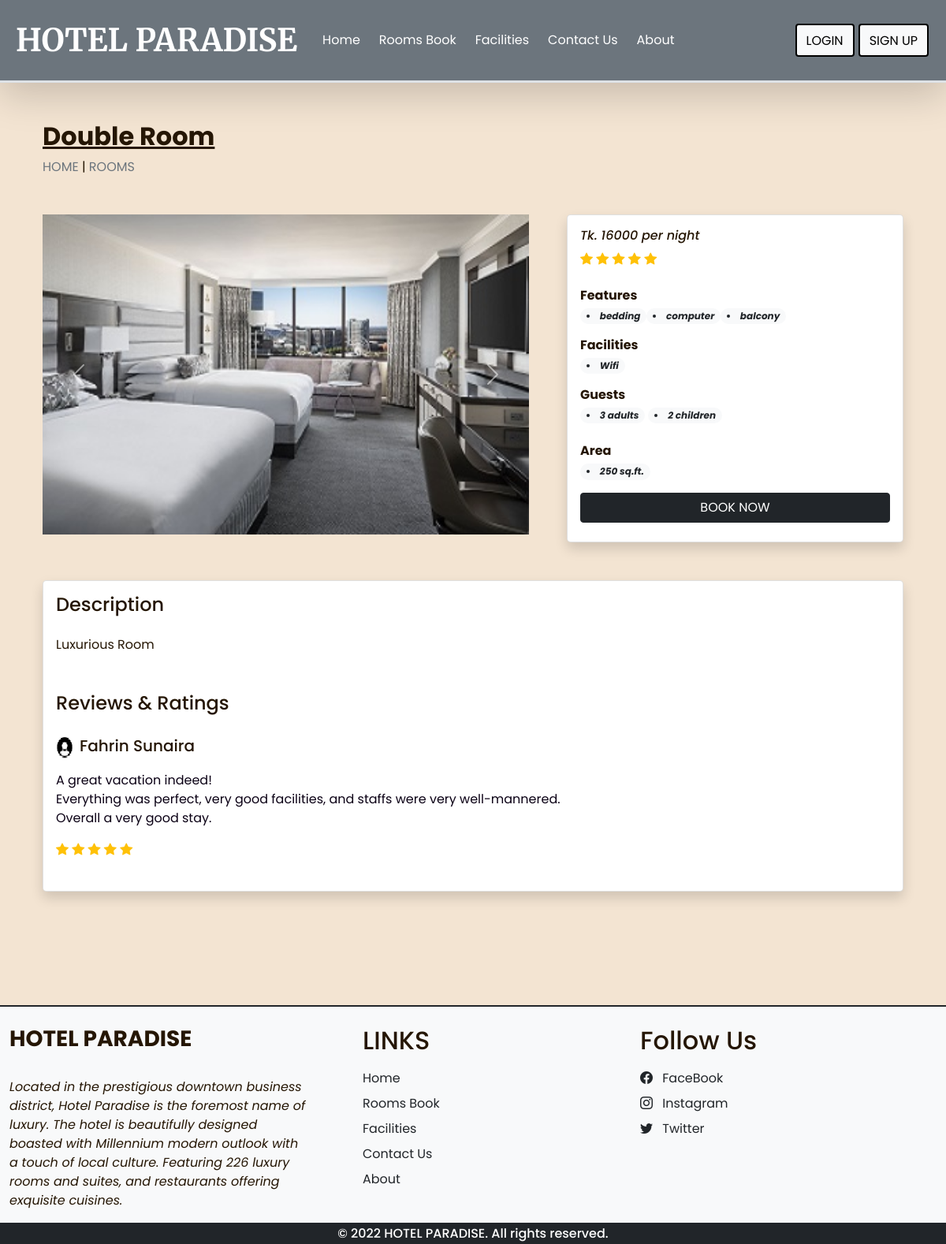
/HOTELMANAGEMENT/room_details.php?id=6, run on the app's committed database.
### tables this page shows
CREATE TABLE `settings` (
  `S_ID` int(11) NOT NULL,
  `site_title` varchar(100) NOT NULL,
  `site_about` varchar(300) NOT NULL
);

CREATE TABLE `rooms` (
  `R_ID` int(11) NOT NULL,
  `name` varchar(200) NOT NULL,
  `area` int(11) NOT NULL,
  `price` int(11) NOT NULL,
  `quantity` int(11) NOT NULL,
  `adult` int(11) NOT NULL,
  `children` int(11) NOT NULL,
  `description` varchar(350) NOT NULL,
  `status` tinyint(4) NOT NULL DEFAULT 1,
  `removed` int(11) NOT NULL DEFAULT 0
);

CREATE TABLE `room_images` (
  `sr_no` int(11) NOT NULL,
  `room_id` int(11) NOT NULL,
  `image` varchar(150) NOT NULL,
  `thumb` tinyint(4) NOT NULL DEFAULT 0
);

CREATE TABLE `features` (
  `feature_ID` int(11) NOT NULL,
  `name` varchar(225) DEFAULT NULL
);

CREATE TABLE `facilities` (
  `facilities_ID` int(11) NOT NULL,
  `icon` varchar(100) NOT NULL,
  `name` varchar(100) NOT NULL,
  `description` varchar(200) NOT NULL
);

### HOTELMANAGEMENT/admin/extra/connect.php (called while the page is built, shortened)
<?php
    function select($sql, $values, $datatypes){
        $db = $GLOBALS['db'];
        if($stmt = mysqli_prepare($db, $sql)){
            mysqli_stmt_bind_param($stmt, $datatypes,...$values);
            if(mysqli_stmt_execute($stmt)){
                $res = mysqli_stmt_get_result($stmt);
                return $res;
            }
            else{
                mysqli_stmt_close($stmt);
                die("Query cannot be executed - Select");
            }
        }
        else{
            die("Query cannot be prepared - Select");
        }
    }
?>

### HOTELMANAGEMENT/room_details.php (the view, shortened to what this page needs)
<!DOCTYPE html>
<html lang="en">
<head>
    <?php require('links.php'); ?>
</head>
<body style="color:rgb(37, 22, 4) ; background-color:rgb(243, 228, 210);">
<?php require('header.php'); ?>
<?php
  $data = filteration($_GET);
  $room_res = select("SELECT * FROM `rooms` WHERE `R_ID`=? AND `status`=? AND `removed`=?",[$data['id'],1,0],'iii');
  $room_data = mysqli_fetch_assoc($room_res);
?>
  <div class="container">
    <div class="row">
      <div class="col-12 my-5 px-4">
        <h2 class="fw-bolder font-two"> <u><?php echo $room_data['name'] ?></u><br></h2>
        <div style="font-size: 16px;">
          <a href="index.php" class="text-secondary text-decoration-none">HOME</a>
          <span> | </span>
          <a href="room.php" class=" text-secondary text-decoration-none">ROOMS</a>
        </div>
      </div>
      <div class="col-7 px-4">
        <div id="roomImage" class="carousel slide" data-bs-ride="carousel">
          <div class="carousel-inner">
            <?php
               $room_img = ROOMS_IMG_PATH."thumbnail.jpg";
                $img_q = mysqli_query($db, "SELECT * FROM `room_images`
                  WHERE `room_id`='$room_data[R_ID]'");
                if(mysqli_num_rows($img_q)>0){
                  $active_class = 'active';
                 while($img_res = mysqli_fetch_assoc($img_q)){
                    echo"
                    <div class='carousel-item $active_class'>
                      <img src='".ROOMS_IMG_PATH.$img_res['image']."' class='d-block w-100'>
                    </div>
                    ";
                    $active_class='';
                 }
                }
                else{
                  echo"
                  <div class='carousel-item active'>
                    <img src='$room_img' class='d-block w-100'>
                  </div>
                  ";
                }
            ?>
          </div>
          <button class="carousel-control-prev" type="button" data-bs-target="#roomImage" data-bs-slide="prev">
            <span class="carousel-control-prev-icon" aria-hidden="true"></span>
          </button>
          <button class="carousel-control-next" type="button" data-bs-target="#roomImage" data-bs-slide="next">
            <span class="carousel-control-next-icon" aria-hidden="true"></span>
          </button>
        </div>
      </div>
      <div class="col-5 px-4">
        <div class="card mb-4 shadow rounded-3">
          <div class="card-body">
            <?php
               echo<<<price
                <h3 style="font-size: 16px; font-style: italic;">Tk. $room_data[price] per night</h3>
               price;
               echo<<<rating
                <div class="ratings">
                <i class="bi bi-star-fill text-warning"></i>
                <i class="bi bi-star-fill text-warning"></i>
                <i class="bi bi-star-fill text-warning"></i>
                <i class="bi bi-star-fill text-warning"></i>
                <i class="bi bi-star-fill text-warning"></i> <br>
                </div>
              rating;
              $fea_q = mysqli_query($db,"SELECT f.name FROM `features` f
                INNER JOIN `room_features` rfea ON f.feature_ID = rfea.features_ID
                WHERE rfea.room_ID = '$room_data[R_ID]'");
              $features_data = "";
                while($fea_row = mysqli_fetch_assoc($fea_q)){
                  $features_data .="<span class='text-dark badge rounded-pill bg-light'>
                   <li> <i>$fea_row[name]</i></li>
                  </span>";
              }
              echo<<<features
                <div class="features mb-3">
                  <h6 class="mb-1 mt-4 fw-bold">Features</h6>
                  $features_data
                </div>
              features;
              $fac_q = mysqli_query($db,"SELECT f.name FROM `facilities` f
                INNER JOIN `room_facilities` rfac ON f.facilities_ID = rfac.fac_ID
                WHERE rfac.room_ID = '$room_data[R_ID]'");
               $facilities_data = "";
                 while($fac_row = mysqli_fetch_assoc($fac_q)){
                   $facilities_data .="<span class='text-dark badge rounded-pill bg-light'>
                     <li> <i>$fac_row[name]</i></li>
                    </span>";
                 }
                 echo<<<facilities
                  <div class="facilities mb-3">
                    <h6 class="mb-1 mt-3 fw-bold">Facilities</h6>
                    $facilities_data
                  </div>
                 facilities;
                 echo<<<guests
                  <div class="guests mb-4">
                    <h6 class="mb-1 mt-3 fw-bold">Guests</h6>
                    <span class="text-dark badge rounded-pill bg-light">
                      <li> <i>$room_data[adult] adults</i></li>
                    </span>
                    <span class="text-dark badge rounded-pill bg-light">
                      <li> <i>$room_data[children] children</i></li>
                    </span>
                  </div>
                 guests;
                 echo<<<area
                  <div class="facilities mb-3">
                    <h6 class="mb-1 mt-3 fw-bold">Area</h6>
                    <span class='text-dark badge rounded-pill bg-light'>
                     <li> <i>$room_data[area] sq.ft.</i></li>
                    </span>
                  </div>
                 area;
                 $login=0;
                 echo<<<book
                  <button onclick='checkLoginToBook($login,$room_data[R_ID])' class='btn btn-dark w-100 text-white mb-2'>BOOK NOW</button>
                 book;
            ?>
          </div>
        </div>
      </div>
      <div class="col-12 mt-4 px-4">
        <div class="card mb-4 shadow rounded-3">
            <div class="card-body">
              <h2 class="mb-4 fs-4">Description</h2>
              <p>
                <?php echo $room_data['description'] ?>
              </p>
            </div>
            <div class="card-body">
              <h2 class="mb-4 fs-4">Reviews & Ratings</h2>
              <h3 class="underline2"></h3>
                <div class="d-flex align-items-center mb-3">
                  <img src="images/reviews/r1.png" width="22px">
                  <h2 class=" mb-1 ms-2 fs-5">Fahrin Sunaira</h2>
                </div>
              <p  style="color:rgb(11, 1, 21) ;">
                 A great vacation indeed!
                <br> Everything was perfect, very good
                facilities, and staffs were very well-mannered.
                <br> Overall a very good stay.
              </p>
              <div class="ratings">
                <i class="bi bi-star-fill text-warning"></i>
                <i class="bi bi-star-fill text-warning"></i>
                <i class="bi bi-star-fill text-warning"></i>
                <i class="bi bi-star-fill text-warning"></i>
                <i class="bi bi-star-fill text-warning"></i> <br><br>
              </div>
            </div>
        </div>
      </div>
    </div>
  </div>
  <br><br><br>
<?php require('footer.php'); ?>
</body>
</html>

### HOTELMANAGEMENT/header.php (shortened to what this page needs)
<?php
  require('admin/extra/connect.php');
  $settings_q = "SELECT * FROM `settings` WHERE `S_ID`=?";
  $values = [1];
  $settings_r = mysqli_fetch_assoc(select($settings_q,$values,'i'));
?>
<nav class="navbar navbar-expand-lg navbar-dark bg-secondary px-2 py-3 shadow-lg sticky-top border-bottom border-3 border-outline">
  <div class="container-fluid">
     <a class="navbar-brand me-4 fw-bolder fs-1 font-three " href="index.php"><?php echo $settings_r['site_title'] ?></a>
    <div class="collapse navbar-collapse" id="navbarSupportedContent">
      <ul class="navbar-nav me-auto">
        <li class="nav-item">
          <a class="nav-link active me-2" aria-current="page" href="index.php">Home</a>
        </li>
        <li class="nav-item">
          <a class="nav-link active me-2" aria-current="page" href="room.php">Rooms Book</a>
        </li>
        <li class="nav-item">
          <a class="nav-link active me-2" aria-current="page" href="facilities.php">Facilities</a>
        </li>
        <li class="nav-item">
          <a class="nav-link active me-2" aria-current="page" href="contact.php">Contact Us</a>
        </li>
        <li class="nav-item">
          <a class="nav-link active me-2" aria-current="page" href="about.php">About</a>
        </li>
      </ul>
      <div class="d-flex">
        <?php
          if(isset($_SESSION['login']) && $_SESSION['login']==true){
            echo<<<data
              <div class="btn-group">
                <button type="button" class="btn btn-light shadow-none dropdown-toggle" data-bs-toggle="dropdown" data-bs-display="static" aria-expanded="false">
                 $_SESSION[uName]
                </button>
                <ul class="dropdown-menu dropdown-menu-lg-end">
                  <li><a class="dropdown-item" href="logout.php">Log Out</a></li>
                </ul>
              </div>
            data;
          }
          else{
            echo<<<data
              <button type="button" class="btn btn-light shadow-none" style="border-color:black; border-width: 2px; margin-right: 5px; padding-top: 8px;" data-bs-toggle="modal" data-bs-target="#loginmodal">
                LOGIN
              </button>
              <button type="button" class="btn btn-light shadow-none" style="border-color:black; border-width: 2px; margin-right: 2px; padding-top: 8px;" data-bs-toggle="modal" data-bs-target="#signupmodal">
                SIGN UP
              </button>
            data;
          }
        ?>
      </div>
    </div>
  </div>
</nav>

### HOTELMANAGEMENT/footer.php (shortened to what this page needs)
<?php
       $contact_q = "SELECT * FROM `contact_info` WHERE `C_ID`=?";
       $values = [1];
       $contact_res = mysqli_fetch_assoc(select($contact_q,$values,'i'));
  ?>
<div class="container-fluid col-12 bg-light mt-5 border-top border-2 border-dark" style="width: 100%;">
    <div class="row mt-4">
      <div class="col-4">
        <h2 class="h-font fw-bold fs-3 mb-2"><?php echo $settings_r['site_title'] ?></h2>
        <p style="font-style:italic ;">
         <br>
         <?php echo $settings_r['site_about'] ?>
        </p>
      </div>
      <div class="col-4">
        <h2 class="mb-3 px-5">LINKS</h2>
        <a href="index.php" class="d-inline-block mb-2 px-5 text-dark text-decoration-none">Home</a> <br>
        <a href="room.php" class="d-inline-block mb-2 px-5 text-dark text-decoration-none">Rooms Book</a> <br>
        <a href="facilities.php" class="d-inline-block mb-2 px-5 text-dark text-decoration-none">Facilities</a> <br>
        <a href="contact.php" class="d-inline-block mb-2 px-5 text-dark text-decoration-none">Contact Us</a> <br>
        <a href="about.php" class="d-inline-block mb-2 px-5 text-dark text-decoration-none">About</a> <br>
      </div>
      <div class="col-4">
        <h2 class="mb-3">Follow Us</h2>
        <a href="<?php echo $contact_res['fb']?>" target="_blank" class="d-inline-block mb-2 text-dark text-decoration-none">
          <i class="bi bi-facebook me-2"></i> FaceBook
        </a>
        <br>
        <a href="<?php echo $contact_res['insta']?>" target="_blank" class="d-inline-block mb-2 text-dark text-decoration-none">
          <i class="bi bi-instagram me-2"></i> Instagram
        </a>
        <br>
        <a href="<?php echo $contact_res['tw']?>" target="_blank" class="d-inline-block  text-dark text-decoration-none">
          <i class="bi bi-twitter me-2"></i> Twitter
        </a>
      </div>
    </div>
</div>
<h3 class="text-center bg-dark text-white p-1 m-0 fs-6">© 2022 HOTEL PARADISE. All rights reserved.</h3>

### HOTELMANAGEMENT/style.css (style rules this page uses)
* { font-family: 'Poppins', sans-serif; }
.font-two { font-family: 'Lato', sans-serif; }
.font-three { font-family: 'Merriweather', serif; }
.underline2 { width: 150px; margin: 0 auto; height: 2px; color: black; }

### data on the page
settings: site_title "HOTEL PARADISE", site_about "Located in the prestigious downtown business district, Hotel Paradise is the foremost name of luxury. The hotel is beautifully designed boasted with Millennium modern outlook with a touch of local culture. Featuring 226 luxury rooms and suites, and restaurants offering exquisite cuisines."
rooms: name "Double Room", price "16000", adult "3", children "2", area "250", description "Luxurious Room"
room_images: image (picture)
features: name "bedding"
features: name "computer"
features: name "balcony"
facilities: name "Wifi"
